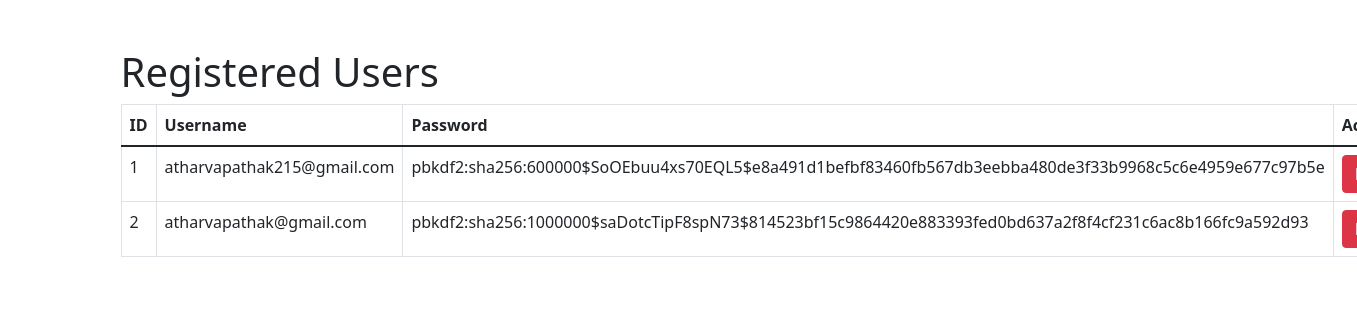
The app's page /admin/view_users, older data.
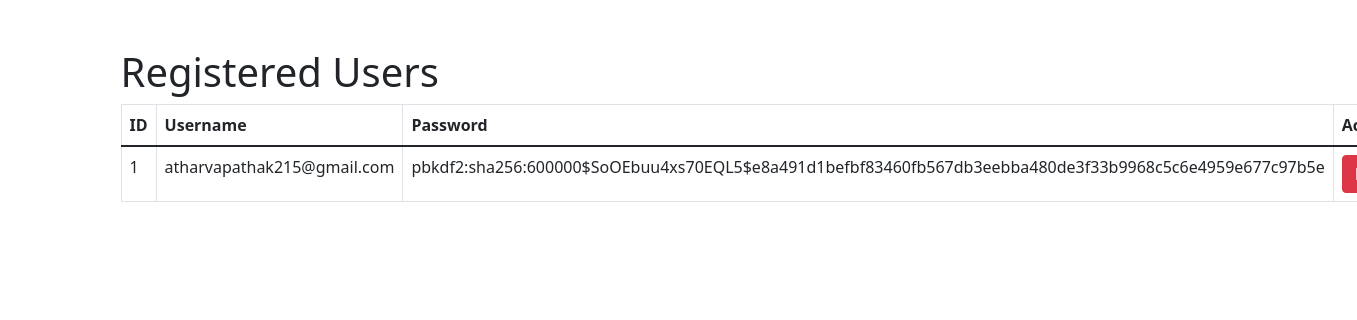
The same page, newer data.
### models.py (models this page shows, shortened)
class User(UserMixin, db.Model):
    id = db.Column(db.Integer, primary_key=True)
    username = db.Column(db.String(150), unique=True, nullable=False)
    password = db.Column(db.String(150), nullable=False)

### routes.py (the view)
@main.route('/admin/view_users')
def view_users():
    users = User.query.all()
    return render_template('view_users.html', users=users)

### templates/view_users.html (shortened to what this page needs)
<!DOCTYPE html>
<html lang="en">
<head>
    <link rel="stylesheet" href="https://cdn.jsdelivr.net/npm/bootstrap@5.1.3/dist/css/bootstrap.min.css">
</head>
<body>
    <div class="container mt-5">
        <h1>Registered Users</h1>
        <table class="table table-bordered">
            <thead>
                <tr>
                    <th>ID</th>
                    <th>Username</th>
                    <th>Password</th>
                    <th>Actions</th>
                </tr>
            </thead>
            <tbody>
                {% for user in users %}
                <tr>
                    <td>{{ user.id }}</td>
                    <td>{{ user.username }}</td>
                    <td>{{ user.password }}</td>
                    <td>
                        <form action="{{ url_for('main.delete_user', user_id=user.id) }}" method="POST" style="display:inline;">
                            <button class="btn btn-danger" onclick="return confirm('Are you sure you want to delete this user?');">Delete</button>
                        </form>
                    </td>
                </tr>
                {% endfor %}
            </tbody>
        </table>
    </div>
</body>
</html>

Row changes from the older to the newer data that the page shows:
removed User: id "2", username "atharvapathak@gmail.com", password "pbkdf2:sha256:1000000$saDotcTipF8spN73$814523bf15c9864420e883393fed0bd637a2f8f4cf231c6ac8b166fc9a592d93"
